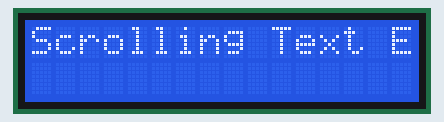
Simulated run of this sketch. Board: Arduino Uno, built with avr-gcc and run on an emulated ATmega328P. Parts: 16×2 character LCD.

Above: at 0.1 s.
At 1.2 s:
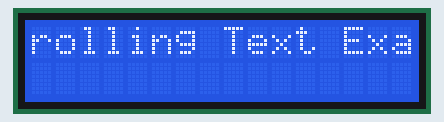
At 2.7 s:
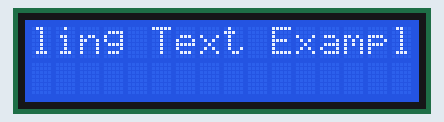
At 5.8 s:
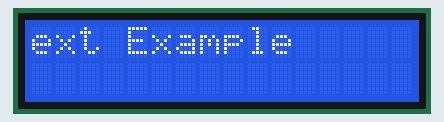
At 8.9 s:
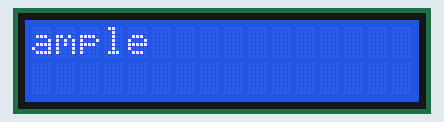
At 12.0 s:
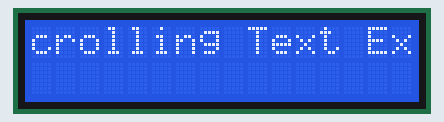

The sketch:

I2C-scrolling-lcd.ino
```cpp
#include <Wire.h>
#include <LiquidCrystal_I2C.h>

// Initialize the LCD at I2C address 0x27, with 16 columns and 2 rows
LiquidCrystal_I2C lcd(0x27, 16, 2);

void setup() {
  lcd.init();
  lcd.backlight();
}

void scrollText(String text, int row) {
  int textLength = text.length(); // Get the total length of the text

  // Loop to shift text from left to right
  for (int i = 0; i < textLength; i++) {
    lcd.clear();  // Clear LCD for the new position of text
    lcd.setCursor(0, row);  // Set cursor to the specified row
    lcd.print(text.substring(i)); // Print substring of text from index 'i' to the end
    delay(500);  // Wait 500ms before shifting text
  }
}

void loop() {
  scrollText("Scrolling Text Example", 0); // Scroll text on row 0
}
```

Measured:
- by itself, everything shown: repeats every 11.3 s, in 22 steps
- what the display in image 1 shows lasts 0.6 s, from 1.1 s to 1.7 s
